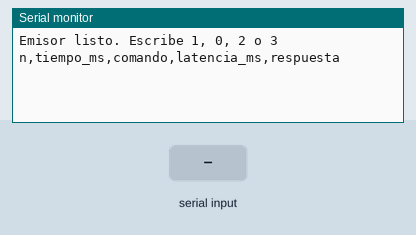
Bench run of a sketch on a simulated Arduino Uno, built with avr-gcc and run on an emulated ATmega328P. On the bench: the last lines printed to the serial monitor. Inputs (shaded band) come from the test bench.

Above: at 1.2 s.
1.3 s: "0" received over Serial
At 3.4 s:
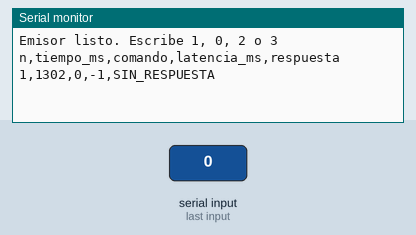
3.8 s: "1" received over Serial
At 5.2 s:
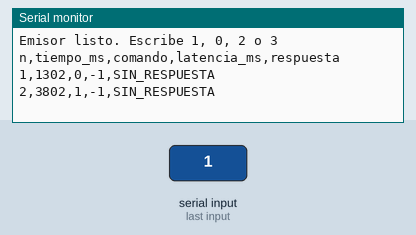

Measured:
- after the input at 1.3 s, the serial monitor: prints a new line after 1.0 s (image 1)
- after the input at 3.8 s, the serial monitor: prints a new line after 1.0 s (image 2)

The sketch:

emisor.ino
```cpp
/*
  Emisor (Arduino 1) - Emulación del dispositivo que envía comandos por Bluetooth
  Internet de las Cosas - Entrega 2 - Politécnico Grancolombiano

  Tinkercad Circuits no incluye el módulo Bluetooth HC-05. Como el HC-05 se
  comporta como un puente serial, el enlace se emula con SoftwareSerial entre
  dos Arduino UNO: este Arduino hace el papel del teléfono/computador.

  Conexiones (cruzadas con el Arduino 2):
    pin 3 (TX) -> pin 2 (RX) del receptor
    pin 2 (RX) <- pin 3 (TX) del receptor
    GND        -  GND del receptor

  Uso: escribir 1, 0, 2 o 3 en el Monitor Serie (9600 baudios).
    1 = LED verde ON   0 = LED verde OFF   2 = LED rojo ON   3 = LED rojo OFF

  Salida (CSV): n,tiempo_ms,comando,latencia_ms,respuesta
    latencia_ms = tiempo desde el envío del comando hasta recibir la
                  confirmación 'K' del receptor.
*/

#include <SoftwareSerial.h>

SoftwareSerial enlace(2, 3);   // RX, TX del enlace emulado
unsigned long tEnvio = 0;      // instante en que se envió el último comando
bool esperando = false;        // true mientras se espera la confirmación
char ultimo = 0;               // último comando enviado
int enviados = 0;              // contador de comandos

void setup() {
  Serial.begin(9600);          // Monitor Serie
  enlace.begin(4800);          // a 9600 la confirmación llegaba alterada
  Serial.println("Emisor listo. Escribe 1, 0, 2 o 3");
  Serial.println("n,tiempo_ms,comando,latencia_ms,respuesta");
}

void loop() {
  // 1) Enviar un comando escrito en el Monitor Serie
  if (!esperando && Serial.available()) {
    char c = Serial.read();
    if (c == '0' || c == '1' || c == '2' || c == '3') {
      enlace.write(c);
      ultimo = c;
      tEnvio = millis();       // se toma después de transmitir el byte
      esperando = true;
      enviados++;
    }
  }

  // 2) Esperar la confirmación del receptor (no se imprime nada mientras
  //    tanto, porque SoftwareSerial se descuadra si se imprime y recibe a la vez)
  if (esperando && enlace.available()) {
    char r = enlace.read();
    unsigned long latencia = millis() - tEnvio;
    Serial.print(enviados); Serial.print(",");
    Serial.print(tEnvio);   Serial.print(",");
    Serial.print(ultimo);   Serial.print(",");
    Serial.print(latencia); Serial.print(",");
    Serial.println(r == 'K' ? "OK" : "ERROR");
    esperando = false;
  }

  // 3) Si no hay respuesta en 1 s, el comando se registra como perdido
  if (esperando && millis() - tEnvio > 1000) {
    Serial.print(enviados); Serial.print(",");
    Serial.print(tEnvio);   Serial.print(",");
    Serial.print(ultimo);
    Serial.println(",-1,SIN_RESPUESTA");
    esperando = false;
  }
}
```
